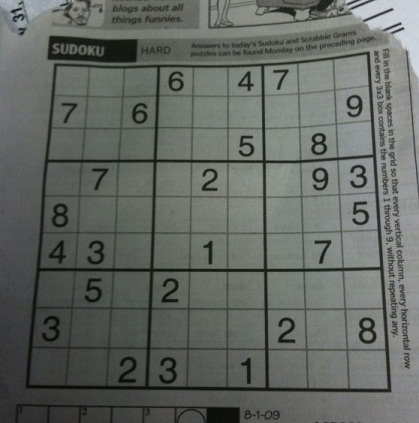
#> input picture OpenCV/jpg&png/sudoku.jpg, 419 x 423 px, found by its file name
$ python 24-05-14.py
#> lines starting #> are read from the running program, lines starting #| are printed output that depends on the picture
#관련 라이브러리 선언
import numpy as np
import cv2
from matplotlib import pyplot as plt

#영상 읽기
img1 = cv2.imread("OpenCV\jpg&png\sudoku.jpg", cv2.IMREAD_GRAYSCALE)
#> img1: shape (423, 419); min 5, max 218, mean 101.9

#이동변화
h, w = img1.shape
#> h = 423; w = 419
tlans_x = 10; tlans_y = 25
point1_src = np.float32([[15,20], [50,70], [130,140]])
point1_dst = np.float32(point1_src + [tlans_x, tlans_y])
affine_mat1 = cv2.getAffineTransform(point1_src, point1_dst)
user_mat1 = np.float32([[1,0,tlans_x], [0,1,tlans_y]])
res1 = cv2.warpAffine(img1, affine_mat1, (w,h))
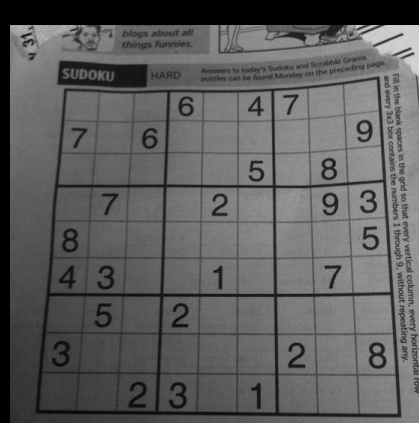
#> res1: shape (423, 419); min 0, max 216, mean 93.9
res2 = cv2.warpAffine(img1, user_mat1, (w,h))

#크기변환
scale_x = 0.8; scale_y = 0.6
user_mat2 = np.float32([[scale_x,0,0], [0,scale_y,0]])
res3 =  cv2.warpAffine(img1, user_mat2, (w,h))
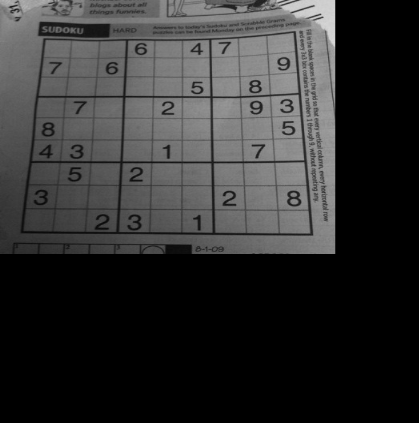
#> res3: shape (423, 419); min 0, max 218, mean 49
res4 = cv2.resize(img1, (0,0), None, scale_x, scale_y)
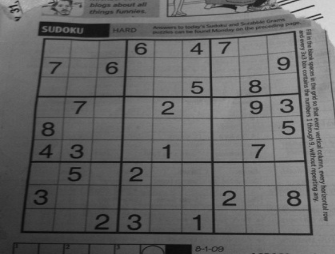
#> res4: shape (254, 335); min 7, max 217, mean 101.7
background = np.full(shape=[h,w], fill_value=0, dtype=np.uint8)
background[:round(h*scale_y), :round(w*scale_x)] = res4
res4 =  background

#이동 및 크기의 변화
user_mat3 = np.float32([[0.4,0,100], [0,0.6,50]])
res5 = cv2.warpAffine(img1, user_mat3, (w,h))
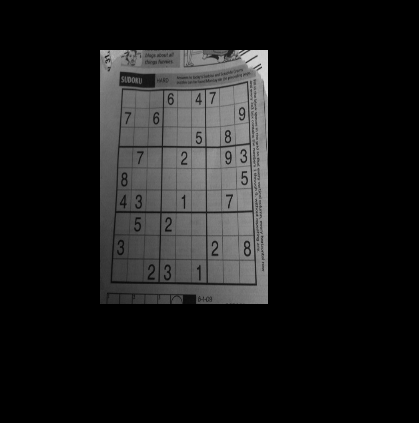
#> res5: shape (423, 419); min 0, max 218, mean 24.5

#결과 영상 출력
ress = []
ress.append(img1), ress.append(res1), ress.append(res2)
ress.append(res3), ress.append(res4), ress.append(res5)
titles = ['input', 'res1', 'res2', 'res3', 'res4', 'res5']

for i in range(6):
    plt.subplot(2,3,i+1)
    plt.imshow(ress[i], cmap='gray')
    plt.title(titles[i])
    plt.xticks([]), plt.yticks([])

plt.show()
